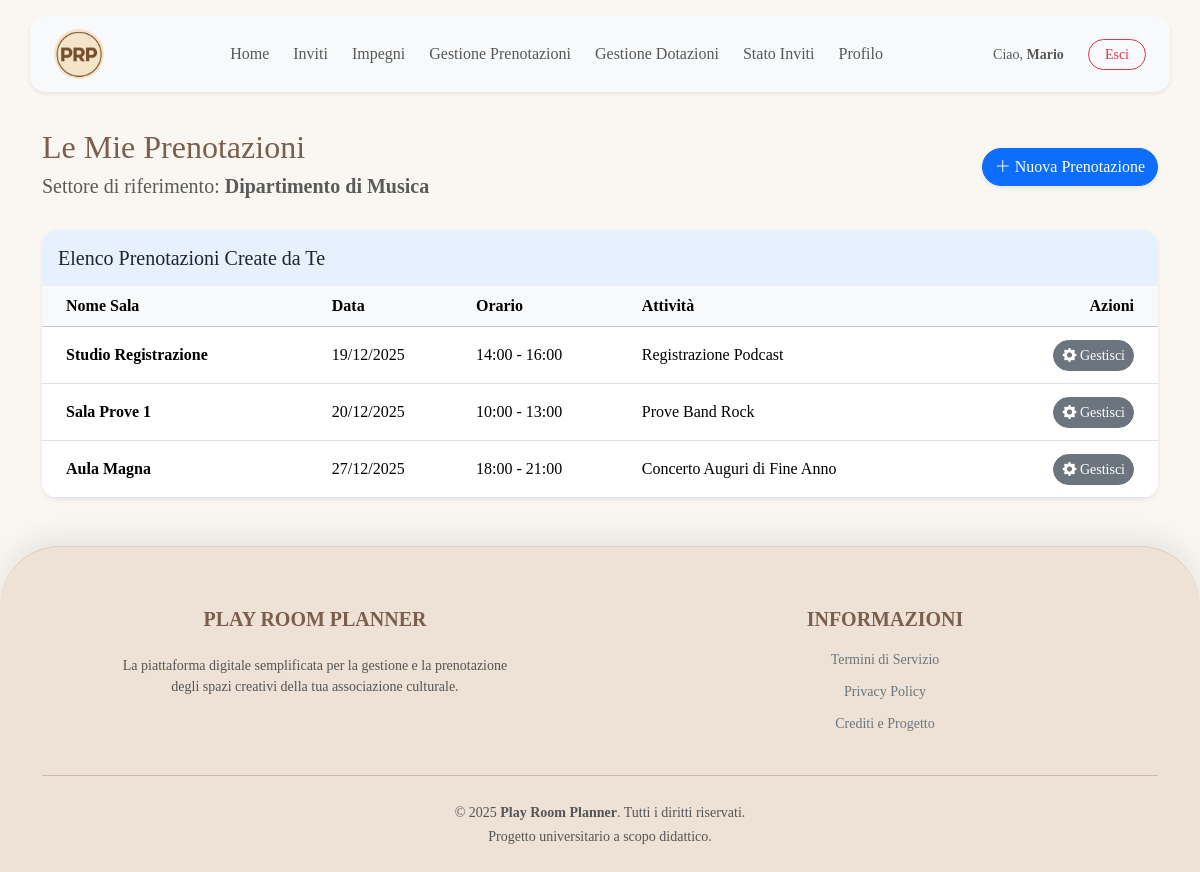
Screenshot of /frontend/gestione_prenotazioni.php (signed in) with the database file from the repository.
### tables this page shows
CREATE TABLE UTENTE (
    id_utente INT PRIMARY KEY AUTO_INCREMENT,
    nome VARCHAR(50) NOT NULL,
    cognome VARCHAR(50) NOT NULL,
    data_nascita DATE NOT NULL,
    ruolo VARCHAR(20) NULL CHECK (ruolo IN ('docente', 'allievo', 'tecnico')),
    email VARCHAR(100) NOT NULL UNIQUE,
    password_hash VARCHAR(255) NOT NULL,
    foto VARCHAR(255) NULL,
    
    anni_servizio INT NULL CHECK (anni_servizio IS NULL OR anni_servizio >= 0),
    data_nomina DATE NULL,
    is_responsabile BOOLEAN NOT NULL DEFAULT FALSE,
    is_admin BOOLEAN NOT NULL DEFAULT FALSE,
    
    id_settore INT NULL,
    FOREIGN KEY (id_settore) REFERENCES SETTORE(id_settore)
        ON DELETE NO ACTION  
        ON UPDATE CASCADE
);

CREATE TABLE SETTORE (
    id_settore INT PRIMARY KEY AUTO_INCREMENT,
    nome VARCHAR(50) NOT NULL UNIQUE,
    tipo VARCHAR(50) NOT NULL CHECK (tipo IN ('musica', 'teatro', 'ballo')),
    num_iscritti INT DEFAULT 0,
    id_responsabile INT NULL UNIQUE
);

CREATE TABLE PRENOTAZIONE (
    id_settore INT NOT NULL,
    nome_sala VARCHAR(50) NOT NULL,
    data DATE NOT NULL,
    ora INT NOT NULL CHECK (ora BETWEEN 9 AND 23),
    
    durata INT NOT NULL CHECK (durata > 0),
    attivita VARCHAR(255) NULL,
    id_organizzatore INT NOT NULL,
    
    PRIMARY KEY (id_settore, nome_sala, data, ora),
    
    FOREIGN KEY (id_settore, nome_sala) REFERENCES SALA(id_settore, nome_sala)
        ON DELETE NO ACTION  
        ON UPDATE CASCADE,
    FOREIGN KEY (id_organizzatore) REFERENCES UTENTE(id_utente)
        ON DELETE NO ACTION  
        ON UPDATE CASCADE
);

### common/function.php (called while the page is built, shortened)
<?php
function datiUtenteCompleti($cid, $id_utente)
{
    $sql = "SELECT U.*, S.nome AS nome_settore
            FROM UTENTE U
            LEFT JOIN SETTORE S ON U.id_settore = S.id_settore
            WHERE U.id_utente = ?";
    $stmt = $cid->prepare($sql);
    $stmt->bind_param("i", $id_utente);
    $stmt->execute();
    $result = $stmt->get_result();
    $dati = $result->fetch_assoc();
    return $dati;
}
function getPrenotazioniByOrganizzatore($cid, $id_settore, $id_organizzatore)
{
    $sql = "SELECT * FROM PRENOTAZIONE
            WHERE id_settore = ?
            AND id_organizzatore = ?
            AND data >= CURDATE()
            ORDER BY data ASC, ora ASC";
    $stmt = $cid->prepare($sql);
    $stmt->bind_param("ii", $id_settore, $id_organizzatore);
    $stmt->execute();
    return $stmt->get_result()->fetch_all(MYSQLI_ASSOC);
}

### frontend/gestione_prenotazioni.php (the view, shortened to what this page needs)
<?php
require_once __DIR__ . '/../common/function.php';
$id_utente_loggato = $_SESSION['id_utente'];
$dati_utente = datiUtenteCompleti($cid, $id_utente_loggato);
$id_settore = $dati_utente['id_settore'];
$nome_settore = $dati_utente['nome_settore'];
$prenotazioni = getPrenotazioniByOrganizzatore($cid, $id_settore, $id_utente_loggato);
?>
<!DOCTYPE html>
<html lang="it">
<?php require ROOT_PATH . "/common/header.php" ?>
<body>
    <?php include ROOT_PATH . '/common/navbar.php'; ?>
    <div class="flex-shrink-0 container py-5">
        <div class="row align-items-center mb-4">
            <div class="col-md-8">
                <h2 class="mb-2">Le Mie Prenotazioni</h2>
                <h5 class="text-muted">
                    Settore di riferimento: <span class="text-brand fw-bold"><?php echo htmlspecialchars($nome_settore); ?></span>
                </h5>
            </div>
            <div class="col-md-4 text-end">
                <a href="<?php echo BASE_URL; ?>frontend/prenota.php" class="btn btn-primary shadow-sm rounded-pill">
                    <i class="bi bi-plus-lg"></i> Nuova Prenotazione
                </a>
            </div>
        </div>
        <div class="card shadow-sm border-0 rounded-4 overflow-hidden">
            <div class="card-header bg-primary bg-opacity-10 border-0 py-3">
                <h5 class="mb-0 text-dark">Elenco Prenotazioni Create da Te</h5>
            </div>
            <div class="card-body p-0">
                <div class="table-responsive">
                    <table class="table table-hover align-middle mb-0">
                        <thead class="table-light">
                            <tr>
                                <th class="ps-4">Nome Sala</th>
                                <th>Data</th>
                                <th>Orario</th>
                                <th>Attività</th>
                                <th class="text-end pe-4">Azioni</th>
                            </tr>
                        </thead>
                        <tbody>
                            <?php if (count($prenotazioni) > 0): ?>
                                <?php foreach ($prenotazioni as $p): ?>
                                    <tr>
                                        <td class="ps-4 py-3 fw-bold text-brand">
                                            <?php echo htmlspecialchars($p['nome_sala']); ?>
                                        </td>
                                        <td>
                                            <?php echo date("d/m/Y", strtotime($p['data'])); ?>
                                        </td>
                                        <td>
                                            <?php
                                                $ora_fine = $p['ora'] + $p['durata'];
                                                echo $p['ora'] . ":00 - " . $ora_fine . ":00";
                                            ?>
                                        </td>
                                        <td>
                                            <?php echo htmlspecialchars($p['attivita']); ?>
                                        </td>
                                        <td class="text-end pe-4">
                                            <a href="<?php echo BASE_URL; ?>frontend/modifica_prenotazione.php?sala=<?php echo urlencode($p['nome_sala']); ?>&data=<?php echo $p['data']; ?>&ora=<?php echo $p['ora']; ?>"
                                            class="btn btn-sm btn-secondary rounded-pill">
                                            <i class="bi bi-gear-fill"></i> Gestisci
                                            </a>
                                        </td>
                                    </tr>
                                <?php endforeach; ?>
                            <?php endif; ?>
                        </tbody>
                    </table>
                </div>
            </div>
        </div>
    </div>
</body>
</html>

### css/style.css (style rules this page uses)
* { font-family: Georgia, 'Times New Roman', Times, serif; }
html { height: 100%; }
body { background-color: #FAF7F2; padding-top: 80px; min-height: 100vh; display: flex; flex-direction: column; }
footer { margin-top: auto; width: 100%; }
html, body { overscroll-behavior-y: none; }
.container h2 { color: #7A5E4E; }
.footer-vintage { background-color: #EDE2D5; color: #7A5E4E; border-top-left-radius: 60px; border-top-right-radius: 60px; border-top: 1px solid rgba(122, 94, 78, 0.15); box-shadow: 0 -10px 30px rgba(0, 0, 0, 0.08); position: relative; z-index: 10; padding-top: 60px; padding-bottom: 40px; margin-top: auto; }
.footer-vintage hr { border-color: rgba(122, 94, 78, 0.3); opacity: 1; }

### rows the page displays
utente: id_settore.nome "Dipartimento di Musica"
prenotazione: nome_sala "Studio Registrazione", data "19/12/2025", ora "14", ora_fine "16", attivita "Registrazione Podcast"
prenotazione: nome_sala "Sala Prove 1", data "20/12/2025", ora "10", ora_fine "13", attivita "Prove Band Rock"
prenotazione: nome_sala "Aula Magna", data "27/12/2025", ora "18", ora_fine "21", attivita "Concerto Auguri di Fine Anno"

### other values shown
$_SESSION['nome'] "Mario"
